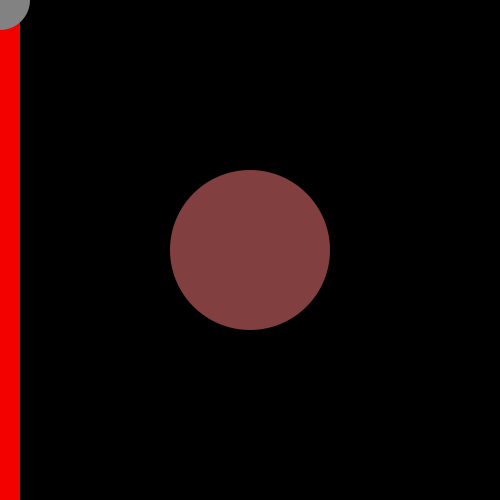
Frame 1 (no input)
Frame 60 (the mouse pressed at the canvas centre just before this capture): identical to frame 1, image omitted
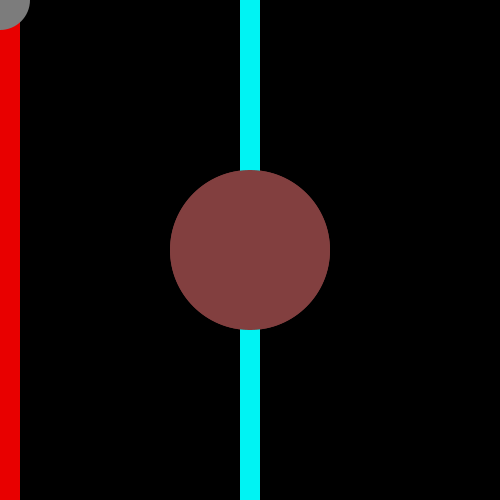
Frame 120 (the mouse held since frame 60 and released just before this capture)

The Processing sketch that drew these frames (run headless with seeded random() and noise(); from frame 60 on, the mouse is pressed at the canvas centre):

// Processing sketch: processing_136108
// ── processing_136108.pde

 // added some new functions to example ws4C: Paint Staffete by Rebeca
  
  /**
   * Hue. 
   * 
   * Hue is the color reflected from or transmitted through an object 
   * and is typically referred to as the name of the color (red, blue, yellow, etc.) 
   * Move the cursor vertically over each bar to alter its hue. 
   */
   
  int barWidth = 20;
  int lastBar = -1;
  PGraphics pg;
   
  void setup(){
    size(500,500);
    pg = createGraphics(300, 200);
    colorMode(HSB, height, height, height);  
    noStroke();
    background(0);
  }
   
  void draw(){
    
    int whichBar = mouseX / barWidth;
    if (whichBar != lastBar) {
      int barX = whichBar * barWidth;
      fill(mouseY, height, height);
      rect(barX, 0, barWidth, height);
      lastBar = whichBar;
      
   //The shadow
   fill(0, 12);
   rect(0, 0, width, height);
    
   //Pinsel
   fill(255,0,255);
   noStroke();
   ellipse(mouseX, mouseY, 60, 60);
     
   pg.beginDraw();
   pg.background(51);
   pg.noFill();
   pg.stroke(255);
   pg.ellipse(mouseX-120, mouseY-60, 60, 60);
   pg.endDraw();
    
   //Kreis in der Mitte
   fill(0,255,255);
   ellipse(250, 250, 160, 160);
  }
 }
